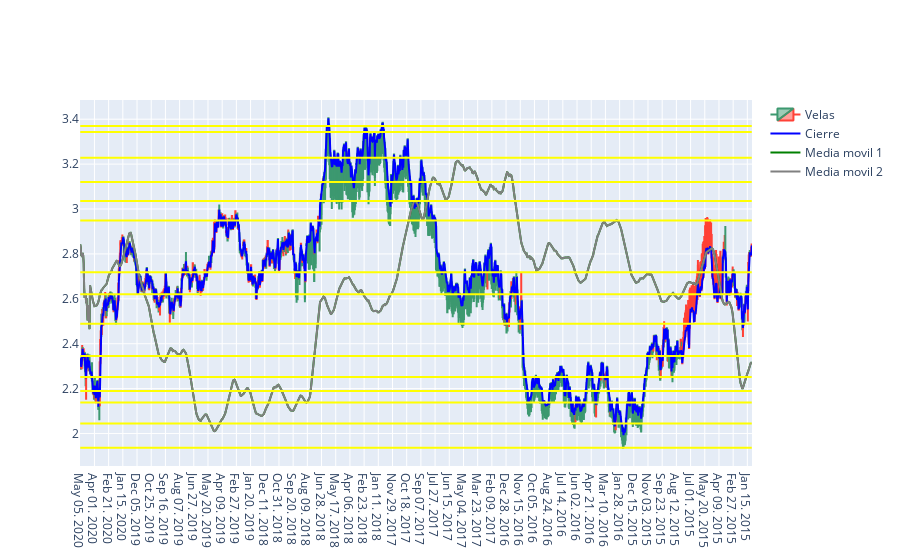

The notebook cell this image was saved under:
### Code cell
fig = go.Figure(data=[go.Candlestick(x=df['Date'],open = df['Open'], high = df['High'], 
                                     low = df['Low'], close = df['Price'], name = 'Velas')])
fig.update_layout(xaxis_rangeslider_visible=False)
fig.add_scatter(x=df['Date'], y=df['Price'], mode='lines',line_color = 'blue', name = 'Cierre')
fig.add_scatter(x=df['Date'], y=media_movil1, mode='lines',line_color = 'green', name = 'Media movil 1')
fig.add_scatter(x=df['Date'], y=media_movil1, mode='lines',line_color = 'gray', name = 'Media movil 2')
for i in range(len(aperturas_clave_reducidas)):
    fig.add_scatter(x=df['Date'], y=soportes_resistencias[i], mode='lines',line_color = 'yellow',showlegend = False)

fig.show()

### Figure 1 — Plotly figure (JSON) as saved in the notebook; plotly's stock layout.template omitted (floating-point values rounded to 4 significant figures; data arrays with more than 128 entries replaced by an {"elided": "..."} marker saying what was removed)
{"data": [{"close": {"elided": "1373 float values"}, "high": {"elided": "1373 float values"}, "low": {"elided": "1373 float values"}, "name": "Velas", "open": {"elided": "1373 float values"}, "type": "candlestick", "x": {"elided": "1373 str values"}}, {"line": {"color": "blue"}, "mode": "lines", "name": "Cierre", "type": "scatter", "x": {"elided": "1373 str values"}, "y": {"elided": "1373 float values"}}, {"line": {"color": "green"}, "mode": "lines", "name": "Media movil 1", "type": "scatter", "x": {"elided": "1373 str values"}, "y": {"elided": "1373 float values"}}, {"line": {"color": "gray"}, "mode": "lines", "name": "Media movil 2", "type": "scatter", "x": {"elided": "1373 str values"}, "y": {"elided": "1373 float values"}}, {"line": {"color": "yellow"}, "mode": "lines", "showlegend": false, "type": "scatter", "x": {"elided": "1373 str values"}, "y": {"elided": "1373 float values"}}, {"line": {"color": "yellow"}, "mode": "lines", "showlegend": false, "type": "scatter", "x": {"elided": "1373 str values"}, "y": {"elided": "1373 float values"}}, {"line": {"color": "yellow"}, "mode": "lines", "showlegend": false, "type": "scatter", "x": {"elided": "1373 str values"}, "y": {"elided": "1373 float values"}}, {"line": {"color": "yellow"}, "mode": "lines", "showlegend": false, "type": "scatter", "x": {"elided": "1373 str values"}, "y": {"elided": "1373 float values"}}, {"line": {"color": "yellow"}, "mode": "lines", "showlegend": false, "type": "scatter", "x": {"elided": "1373 str values"}, "y": {"elided": "1373 float values"}}, {"line": {"color": "yellow"}, "mode": "lines", "showlegend": false, "type": "scatter", "x": {"elided": "1373 str values"}, "y": {"elided": "1373 float values"}}, {"line": {"color": "yellow"}, "mode": "lines", "showlegend": false, "type": "scatter", "x": {"elided": "1373 str values"}, "y": {"elided": "1373 float values"}}, {"line": {"color": "yellow"}, "mode": "lines", "showlegend": false, "type": "scatter", "x": {"elided": "1373 str values"}, "y": {"elided": "1373 float values"}}, {"line": {"color": "yellow"}, "mode": "lines", "showlegend": false, "type": "scatter", "x": {"elided": "1373 str values"}, "y": {"elided": "1373 float values"}}, {"line": {"color": "yellow"}, "mode": "lines", "showlegend": false, "type": "scatter", "x": {"elided": "1373 str values"}, "y": {"elided": "1373 float values"}}, {"line": {"color": "yellow"}, "mode": "lines", "showlegend": false, "type": "scatter", "x": {"elided": "1373 str values"}, "y": {"elided": "1373 float values"}}, {"line": {"color": "yellow"}, "mode": "lines", "showlegend": false, "type": "scatter", "x": {"elided": "1373 str values"}, "y": {"elided": "1373 float values"}}, {"line": {"color": "yellow"}, "mode": "lines", "showlegend": false, "type": "scatter", "x": {"elided": "1373 str values"}, "y": {"elided": "1373 float values"}}, {"line": {"color": "yellow"}, "mode": "lines", "showlegend": false, "type": "scatter", "x": {"elided": "1373 str values"}, "y": {"elided": "1373 float values"}}, {"line": {"color": "yellow"}, "mode": "lines", "showlegend": false, "type": "scatter", "x": {"elided": "1373 str values"}, "y": {"elided": "1373 float values"}}], "layout": {"xaxis": {"rangeslider": {"visible": false}}}}
